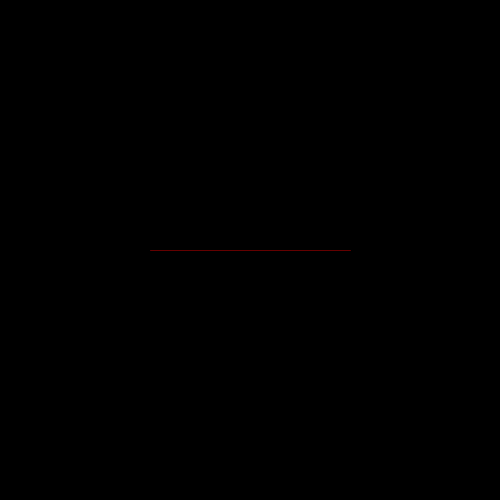
Frame 1 (no input)
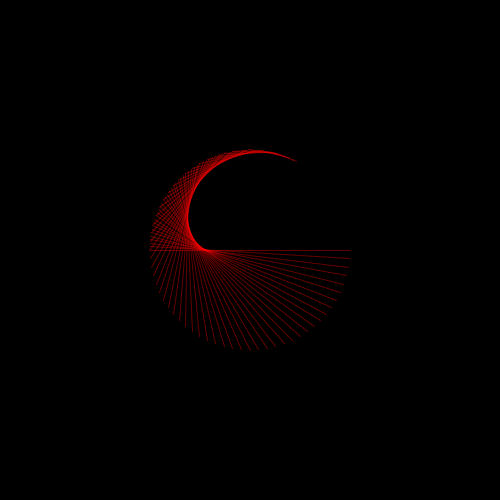
Frame 60 (the mouse pressed at the canvas centre just before this capture)
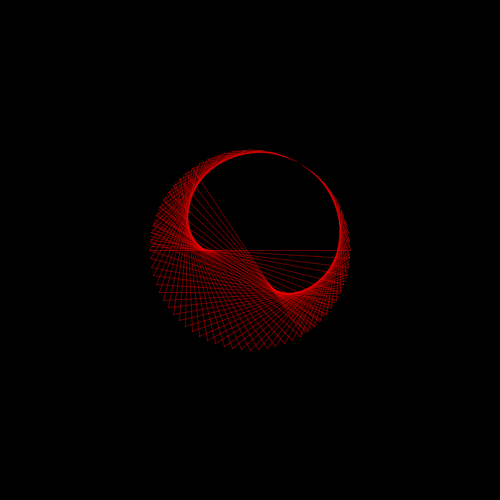
Frame 120 (the mouse held since frame 60 and released just before this capture)

The Processing sketch that drew these frames (run headless with seeded random() and noise(); from frame 60 on, the mouse is pressed at the canvas centre):

// Processing sketch: rotation
// ── rotation.pde
PVector distance=new PVector(100, 0);
PVector distance2=new PVector(-100, 0);

void setup() {
  size(500, 500);
  smooth();
  pixelDensity(2);
  noStroke();
  fill(#55EA2D);
  background(0);
}


void draw() {
  // background(0);
  pushMatrix();
  translate(width/2, height/2);
  noStroke();
  fill(#55EA2D);

  //ellipse(distance.x, distance.y, 8, 8);

  fill(255, 0, 0);
  //ellipse(distance2.x, distance2.y, 8, 8);
  stroke(255, 0, 0, 100);
  line(distance.x, distance.y, distance2.x, distance2.y);

  popMatrix();
  distance.rotate(radians(5));
  distance2.rotate(radians(2));
}
